Frame 1 (no input): blank canvas, image omitted
Frame 60 (no input): blank canvas, image omitted
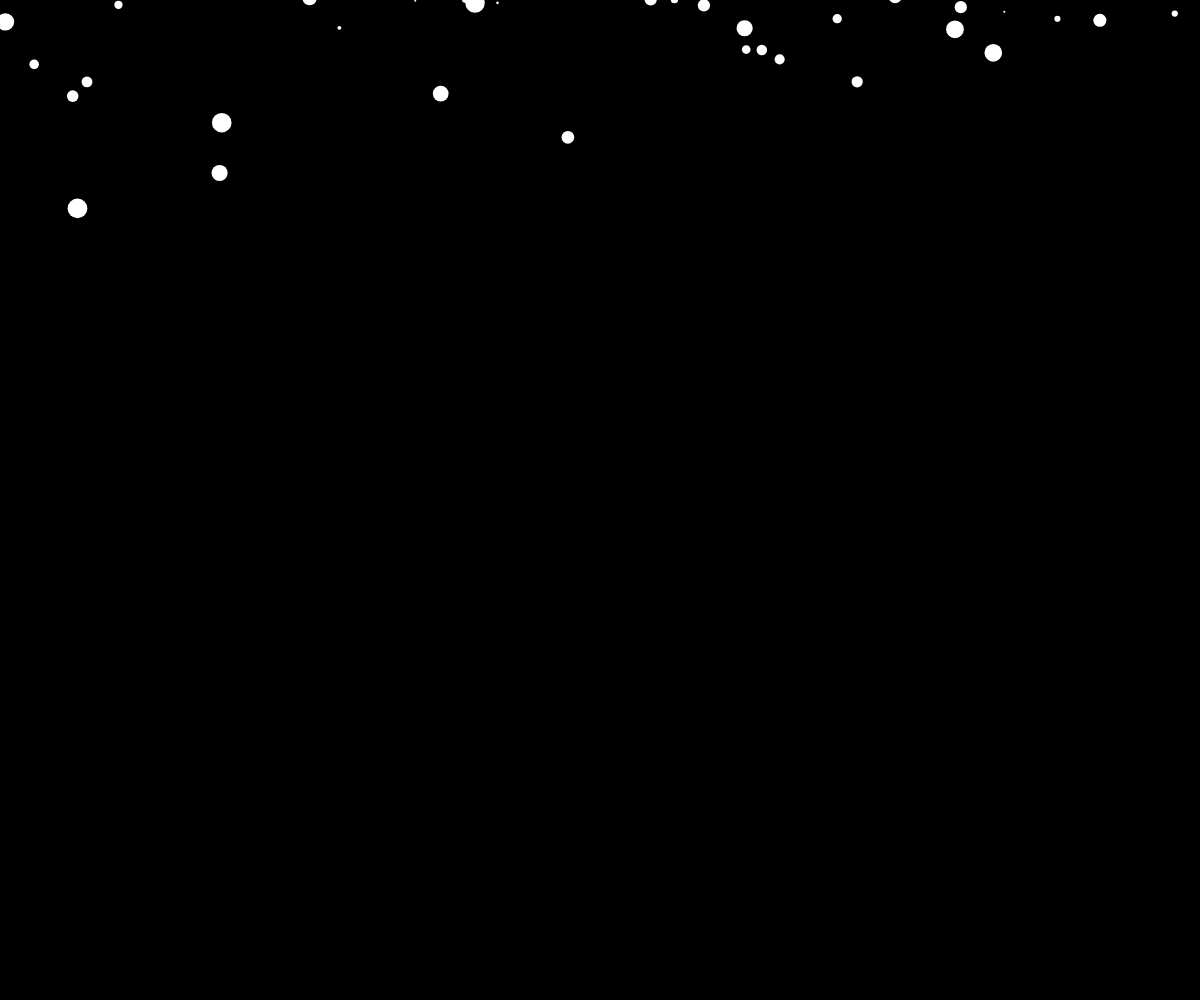
Frame 120 (the mouse pressed at the canvas centre since frame 60)

The p5.js sketch whose frames 1 and 60 were blank and that drew this single picture after the mouse press (run headless with seeded random() and noise() and a simulated clock; from frame 60 on, the mouse is pressed at the canvas centre):

// p5.js sketch
// ── sketch.js
let snow = [];
let gravity;

function setup() {
  createCanvas(windowWidth, windowHeight);
  gravity = createVector(0, 0.002);
}

function draw() {
  background(0);
  snow.push(new Snowflake());

  for (flake of snow) {
    flake.applyForce(gravity);
    flake.update();
    flake.render();
  }

  for (let i = snow.length-1; i >= 0; i--) {
    if (snow[i].offScreen()) {
      snow.splice(i, 1);
    }
  }

}

// ── snowflake.js

function getRandomSize() {
  let r = pow(random(0, 1), 2);
  return constrain(r * 20, 2, 20);
}


class Snowflake {

  constructor() {
    let x = random(width);
    let y = random(-100, -10);
    this.pos = createVector(x, y);
    this.vel = createVector(0, 0);
    this.acc = createVector();
    this.r = getRandomSize();
  }


  applyForce(force) {
    // Parallax Effect hack
    let f = force.copy();
    f.mult(this.r);

    this.acc.add(f);
  }

  update() {
    this.vel.add(this.acc);
    this.pos.add(this.vel);
    this.acc.mult(0);
  }

  render() {
    stroke(255);
    strokeWeight(this.r);
    point(this.pos.x, this.pos.y);
  }

  offScreen() {
    return (this.pos.y > height + this.r);
  }


}
